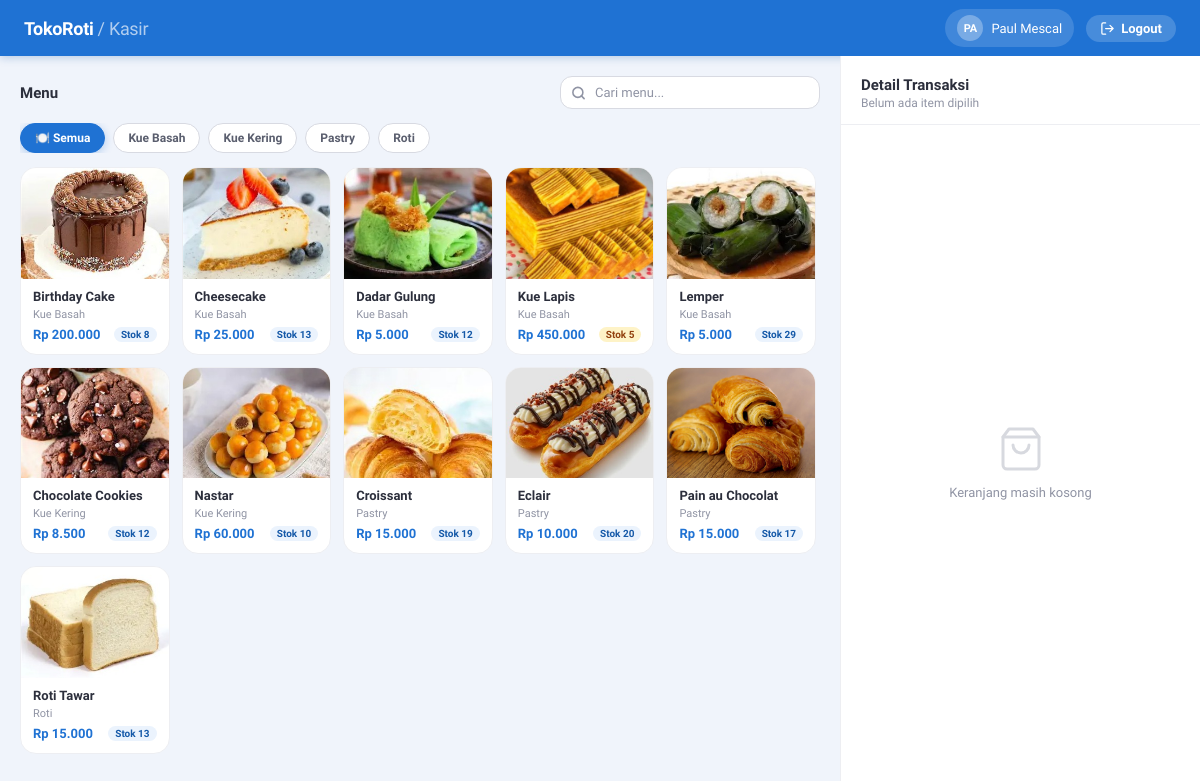
The page /public/kasir.php (signed in) on the database its author committed.
### tables this page shows
CREATE TABLE `kategori` (
  `id_kategori` varchar(10) NOT NULL,
  `nama_kategori` varchar(50) NOT NULL,
  `icon_kategori` varchar(50) DEFAULT NULL
);

CREATE TABLE `menu` (
  `id_menu` varchar(10) NOT NULL,
  `nama_menu` varchar(50) NOT NULL,
  `stok` int NOT NULL,
  `harga` int NOT NULL,
  `gambar` varchar(255) DEFAULT NULL,
  `id_kategori` varchar(10) NOT NULL,
  `is_deleted` tinyint(1) DEFAULT '0'
);

### public/kasir.php (the view, shortened to what this page needs)
<?php
require_once '../config/database.php';
$menu = $conn->query(
    "SELECT m.id_menu, m.nama_menu, m.stok, m.harga, m.gambar, k.nama_kategori, k.id_kategori, k.icon_kategori
     FROM menu m
     JOIN kategori k ON m.id_kategori = k.id_kategori
     WHERE m.is_deleted = 0 AND m.stok > 0
     ORDER BY k.nama_kategori, m.nama_menu"
)->fetchAll(PDO::FETCH_ASSOC);
$kategori = $conn->query(
    "SELECT DISTINCT k.id_kategori, k.nama_kategori, k.icon_kategori
     FROM kategori k
     JOIN menu m ON m.id_kategori = k.id_kategori
     WHERE m.is_deleted = 0 AND m.stok > 0
     ORDER BY k.nama_kategori"
)->fetchAll(PDO::FETCH_ASSOC);
?>
<!DOCTYPE html>
<html lang="id">
<head>
</head>
<body>
<div class="topbar">
    <div class="topbar-logo">TokoRoti <span>/ Kasir</span></div>
    <div class="topbar-user">
        <div class="topbar-avatar"><?= strtoupper(substr($_SESSION['nama'], 0, 2)) ?></div>
        <?= htmlspecialchars($_SESSION['nama']) ?>
    </div>
    <a href="../process/logout.php" class="topbar-logout">
        <svg viewBox="0 0 24 24" fill="none" stroke="currentColor" stroke-width="2" stroke-linecap="round" stroke-linejoin="round">
            <path d="M9 21H5a2 2 0 01-2-2V5a2 2 0 012-2h4M16 17l5-5-5-5M21 12H9"/>
        </svg>
        Logout
    </a>
</div>
<div class="main">
    <div class="menu-panel">
        <div class="panel-header">
            <div class="panel-title">Menu</div>
            <div class="search-wrap">
                <input type="text" id="search-menu" placeholder="Cari menu..." oninput="filterMenu()">
            </div>
        </div>
        <div class="kategori-bar">
            <div class="kat-chip active" data-kat="semua" onclick="filterKategori('semua', this)">
                🍽️ Semua
            </div>
            <?php foreach ($kategori as $k): ?>
            <div class="kat-chip" data-kat="<?= $k['id_kategori'] ?>" onclick="filterKategori('<?= $k['id_kategori'] ?>', this)">
                <?= $k['icon_kategori'] ?? '🏷️' ?> <?= htmlspecialchars($k['nama_kategori']) ?>
            </div>
            <?php endforeach; ?>
        </div>
        <div class="menu-grid-wrap">
            <div class="menu-grid" id="menu-grid">
                <?php foreach ($menu as $m): ?>
                <div class="menu-card"
                     data-id="<?= $m['id_menu'] ?>"
                     data-nama="<?= htmlspecialchars($m['nama_menu'], ENT_QUOTES) ?>"
                     data-harga="<?= $m['harga'] ?>"
                     data-stok="<?= $m['stok'] ?>"
                     data-kategori="<?= $m['id_kategori'] ?>"
                     onclick="tambahKeKeranjang('<?= $m['id_menu'] ?>', '<?= addslashes($m['nama_menu']) ?>', <?= $m['harga'] ?>, <?= $m['stok'] ?>)">
                    <?php if (!empty($m['gambar'])): ?>
                    <img class="menu-card-img" src="assets/<?= htmlspecialchars($m['gambar'] ?? 'default.png') ?>" alt="<?= htmlspecialchars($m['nama_menu']) ?>">
                    <?php else: ?>
                    <div class="menu-card-img-placeholder">🍞</div>
                    <?php endif; ?>
                    <div class="menu-card-body">
                        <div class="menu-card-nama"><?= htmlspecialchars($m['nama_menu']) ?></div>
                        <div class="menu-card-kat"><?= htmlspecialchars($m['nama_kategori']) ?></div>
                        <div class="menu-card-footer">
                            <div class="menu-card-harga">Rp <?= number_format($m['harga'], 0, ',', '.') ?></div>
                            <div class="menu-card-stok <?= $m['stok'] <= 5 ? 'low' : '' ?>">Stok <?= $m['stok'] ?></div>
                        </div>
                    </div>
                </div>
                <?php endforeach; ?>
            </div>
        </div>
    </div>
    <div class="keranjang-panel">
        <div class="keranjang-header">
            <div class="keranjang-title-row">
                <div class="keranjang-title">Detail Transaksi</div>
            </div>
            <div class="keranjang-sub" id="keranjang-sub">Belum ada item dipilih</div>
        </div>
        <div class="keranjang-body" id="keranjang-body">
            <div class="keranjang-empty" id="keranjang-empty">
                <svg viewBox="0 0 24 24" fill="none" stroke="currentColor" stroke-width="1.5" stroke-linecap="round" stroke-linejoin="round">
                    <path d="M6 2L3 6v14a2 2 0 002 2h14a2 2 0 002-2V6l-3-4z"/><line x1="3" y1="6" x2="21" y2="6"/><path d="M16 10a4 4 0 01-8 0"/>
                </svg>
                <p>Keranjang masih kosong</p>
            </div>
        </div>
    </div>
</div>
</body>
</html>

### rows shown on the page
kategori: nama_kategori "Kue Basah"
kategori: nama_kategori "Kue Kering"
kategori: nama_kategori "Pastry"
kategori: nama_kategori "Roti"
menu: gambar (picture), nama_menu "Birthday Cake", id_kategori.nama_kategori "Kue Basah", harga "200.000", stok "8"
menu: gambar (picture), nama_menu "Cheesecake", id_kategori.nama_kategori "Kue Basah", harga "25.000", stok "13"
menu: gambar (picture), nama_menu "Dadar Gulung", id_kategori.nama_kategori "Kue Basah", harga "5.000", stok "12"
menu: gambar (picture), nama_menu "Kue Lapis", id_kategori.nama_kategori "Kue Basah", harga "450.000", stok "5"
menu: gambar (picture), nama_menu "Lemper", id_kategori.nama_kategori "Kue Basah", harga "5.000", stok "29"
menu: gambar (picture), nama_menu "Chocolate Cookies", id_kategori.nama_kategori "Kue Kering", harga "8.500", stok "12"
menu: gambar (picture), nama_menu "Nastar", id_kategori.nama_kategori "Kue Kering", harga "60.000", stok "10"
menu: gambar (picture), nama_menu "Croissant", id_kategori.nama_kategori "Pastry", harga "15.000", stok "19"
menu: gambar (picture), nama_menu "Eclair", id_kategori.nama_kategori "Pastry", harga "10.000", stok "20"
menu: gambar (picture), nama_menu "Pain au Chocolat", id_kategori.nama_kategori "Pastry", harga "15.000", stok "17"
menu: gambar (picture), nama_menu "Roti Tawar", id_kategori.nama_kategori "Roti", harga "15.000", stok "13"

### other values the page prints
substr($_SESSION['nama'], 0, 2) "PA"
$_SESSION['nama'] "Paul Mescal"
